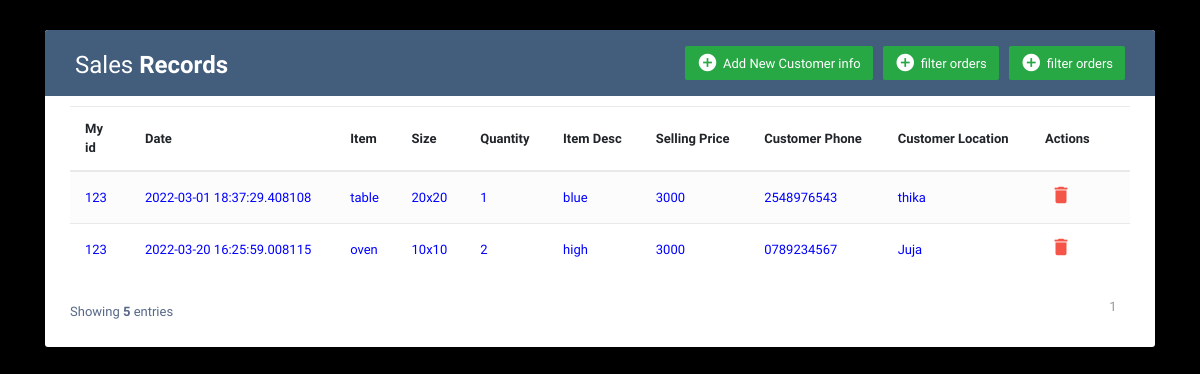
Screenshot of /sales (signed in) with the database file from the repository.
### forms.py (models this page shows, shortened)
class orders(data.Model):
    id=data.Column(data.Integer,primary_key=True)
    eid=data.Column(data.Integer,nullable=True)
    fname=data.Column(data.String(50),nullable=True)
    phone=data.Column(data.String(20),nullable=True)
    item=data.Column(data.String(20),nullable=True)
    size=data.Column(data.Integer,nullable=True)
    quant=data.Column(data.Integer,nullable=True)
    desc=data.Column(data.Text,nullable=True)
    quantity=data.Column(data.String(10),nullable=True)
    sprice=data.Column(data.Integer,nullable=True)
    dprice=data.Column(data.Integer,nullable=True)
    ddate=data.Column(data.String(20),nullable=True)
    customer=data.Column(data.String(50),nullable=True)
    cphone=data.Column(data.String(20),nullable=True)
    town=data.Column(data.String(50),nullable=True)
    loc=data.Column(data.Text,nullable=True)
    date=data.Column(data.DateTime,nullable=False,default=datetime.utcnow)
    s_id=data.Column(data.Integer,data.ForeignKey('member.eid'),nullable=False)

### forms.py (the view)
@app.route("/sales")
@login_required
def sales():
    page=request.args.get("page",1,type=int)
    info=orders.query.filter_by(eid=current_user.eid).paginate(page=page,per_page=5)
    return render_template("sales.html",info=info,all=all)

### forms.py (called while the page is built)
@lm.user_loader
def load_user(s_id):
    return member.query.get(int(s_id))

### template/sales.html (shortened to what this page needs)
<!DOCTYPE html>
<html lang="en">
<head>
<link rel="stylesheet" href="https://stackpath.bootstrapcdn.com/bootstrap/4.5.0/css/bootstrap.min.css">
<link rel="stylesheet" href="https://maxcdn.bootstrapcdn.com/font-awesome/4.7.0/css/font-awesome.min.css">
</head>
<body style="background-color:black">
<div class="container-xl">
	<div class="table-responsive">
		<div class="table-wrapper">
			<div class="table-title">
				<div class="row">
					<div class="col-sm-6">
						<h2>Sales <b>Records</b></h2>
					</div>
					<div class="col-sm-6">
						<a href="#navModal" class="btn btn-success" data-toggle="modal"><i class="material-icons">&#xE147;</i> <span>filter orders</span></a>
						<a href="#filterModal" class="btn btn-success" data-toggle="modal"><i class="material-icons">&#xE147;</i> <span>filter orders</span></a>
						<a href="#addEmployeeModal" class="btn btn-success" data-toggle="modal"><i class="material-icons">&#xE147;</i> <span>Add New Customer info</span></a>
					</div>
				</div>
			</div>
			<table class="table table-striped table-hover" >
				<thead>
					<tr>
						<th>My id</th>
						<th>Date </th>
						<th>Item</th>
						<th>Size</th>
						<th>Quantity</th>
						<th>Item Desc</th>
						<th>Selling Price</th>
						<th>Customer Phone</th>
						<th>Customer Location</th>
						<th>Actions</th>
					</tr>
				</thead>
				<tbody style="color:blue">
					{% for data in info.items %}
					<tr>
						<td>{{data.eid}}</td>
						<td>{{data.date}}</td>
						<td>{{data.item}}</td>
						<td>{{data.size}}</td>
						<td>{{data.quant}}</td>
						<td>{{data.desc}}</td>
						<td>{{data.sprice}}</td>
						<td>{{data.cphone}}</td>
						<td>{{data.loc}}</td>
						<td>
							<a href="#deleteEmployeeModal" class="delete" data-toggle="modal"><i class="material-icons" data-toggle="tooltip" title="Revoke">&#xE872;</i></a>
						</td>
					</tr>
					{% endfor %}
				</tbody>
			</table>
			<div class="clearfix">
				<div class="hint-text">Showing <b>5</b> entries</div>
				<ul class="pagination">
					{% for pages in info.iter_pages() %}
					{% if pages %}
						<li class="page-item"><a href="{{url_for('sales',page=pages)}}" class="page-link">{{pages}}</a></li>
					{% else %}
					 ...
					 {% endif %}
           {% endfor %}
				</ul>
			</div>
		</div>
	</div>
</div>
</body>
</html>

### template/sales.html (style rules this page uses)
body { color: #566787; background: #f5f5f5; font-family: 'Varela Round', sans-serif; font-size: 13px; }
.table-responsive { margin: 30px 0; }
.table-wrapper { background: #fff; padding: 20px 25px; border-radius: 3px; min-width: 1000px; box-shadow: 0 1px 1px rgba(0,0,0,.05); }
.table-title { padding-bottom: 15px; background: #435d7d; color: #fff; padding: 16px 30px; min-width: 100%; margin: -20px -25px 10px; border-radius: 3px 3px 0 0; }
.table-title h2 { margin: 5px 0 0; font-size: 24px; }
.table-title .btn { color: #fff; float: right; font-size: 13px; border: none; min-width: 50px; border-radius: 2px; border: none; outline: none !important; margin-left: 10px; }
.table-title .btn i { float: left; font-size: 21px; margin-right: 5px; }
.table-title .btn span { float: left; margin-top: 2px; }
table.table tr th, table.table tr td { border-color: #e9e9e9; padding: 12px 15px; vertical-align: middle; }
table.table tr th:first-child { width: 60px; }
table.table tr th:last-child { width: 100px; }
table.table-striped tbody tr:nth-of-type(odd) { background-color: #fcfcfc; }
table.table td:last-child i { opacity: 0.9; font-size: 22px; margin: 0 5px; }
table.table td a { font-weight: bold; color: #566787; display: inline-block; text-decoration: none; outline: none !important; }
table.table td a.delete { color: #F44336; }
table.table td i { font-size: 19px; }
.pagination { float: right; margin: 0 0 5px; }
.pagination li a { border: none; font-size: 13px; min-width: 30px; min-height: 30px; color: #999; margin: 0 2px; line-height: 30px; border-radius: 2px !important; text-align: center; padding: 0 6px; }
.hint-text { float: left; margin-top: 10px; font-size: 13px; }

### rows the page displays
orders: eid "123", date "2022-03-01 18:37:29.408108", item "table", size "20x20", quant "1", desc "blue", sprice "3000", cphone "2548976543", loc "thika"
orders: eid "123", date "2022-03-20 16:25:59.008115", item "oven", size "10x10", quant "2", desc "high", sprice "3000", cphone "0789234567", loc "Juja"

### other values shown
{{ pages }} "1"
